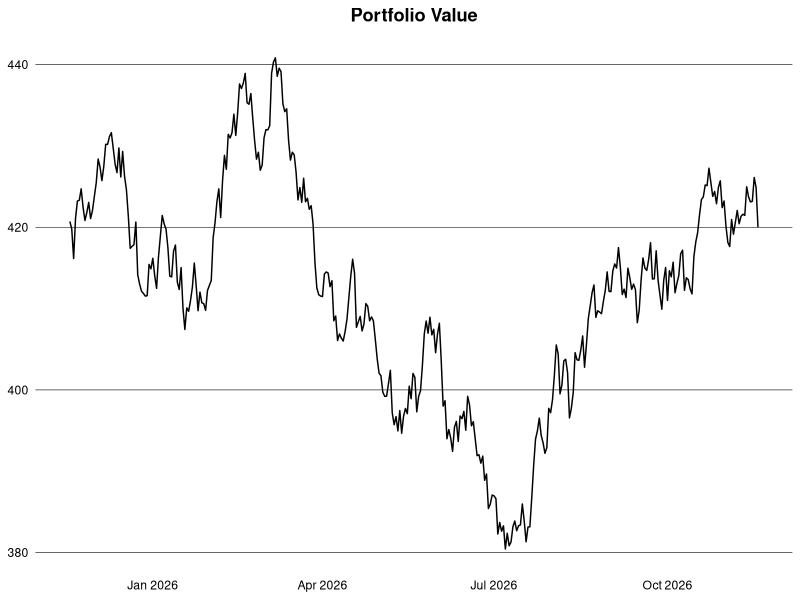
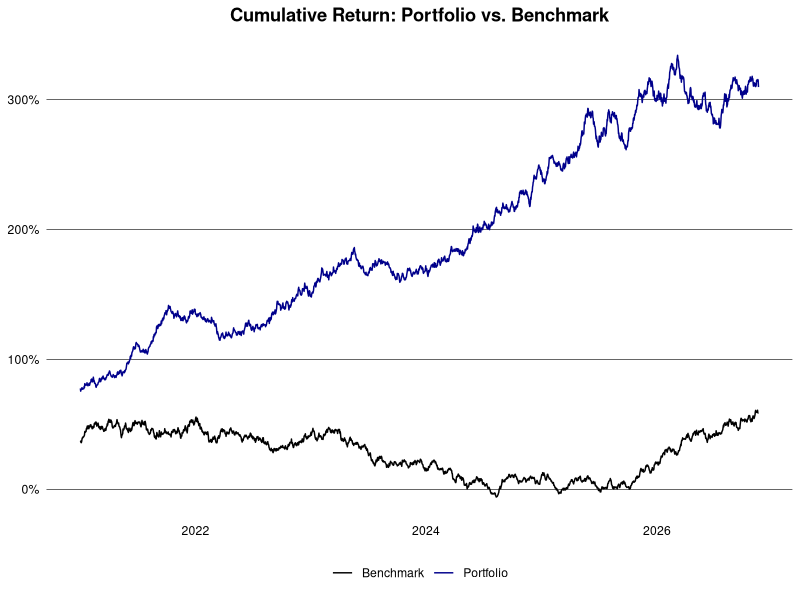
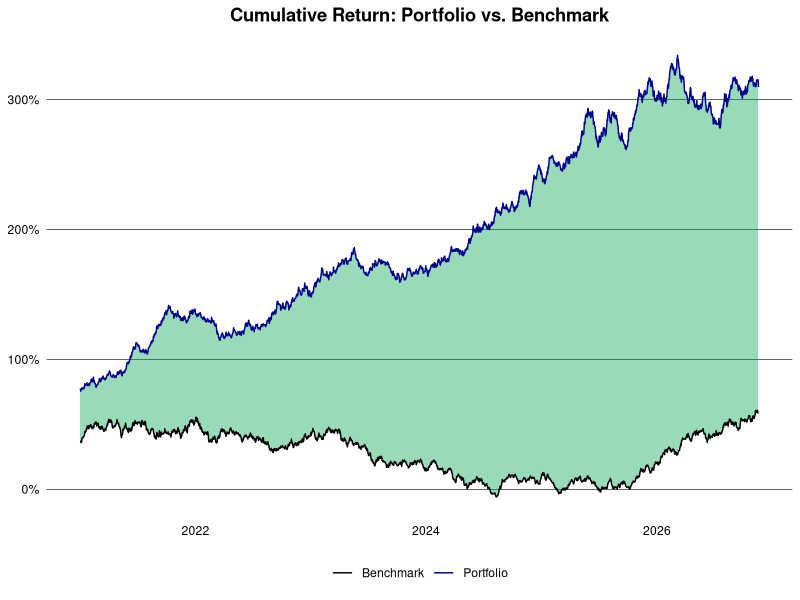

Generate these figures, in order, with R:
## ---- chunk 1
library(clock)
library(data.table)
library(ggplot2)
## ---- chunk 2
set.seed(1994L)

generate_prices <- function(ticker, start_date, end_date) {
  dates <- seq.Date(as.Date(start_date), as.Date(end_date), by = "days")
  n <- length(dates)
  prices <- cumprod(1 + rnorm(n, mean = 0.0005, sd = 0.01)) * 100
  data.table(
    ticker = ticker,
    date = dates,
    price = prices
  )
}

generate_benchmark <- function(start_date, end_date) {
  dates <- seq.Date(as.Date(start_date), as.Date(end_date), by = "days")
  n <- length(dates)
  prices <- cumprod(1 + rnorm(n, mean = 0.0003, sd = 0.008)) * 3000
  data.table(
    ticker = "SP500",
    date = dates,
    price = prices
  )
}

ticker <- c("AAPL", "GOOGL", "MSFT", "AMZN")
start_date <- "2015-01-01"
end_date <- Sys.Date()

dt <- lapply(ticker, generate_prices, start_date, end_date) |> rbindlist()
alloc <- data.table(
  ticker = ticker,
  weight = c(0.4, 0.3, 0.2, 0.1),
  country = c("USA", "USA", "USA", "USA")
)
dt <- dt[alloc, on = "ticker"]
head(dt)
## ---- chunk 3
logret <- function(x) {
  x <- log(x)
  x - shift(x)
}

dt <- dt |>
  setorder(ticker, date) |>
  _[, let(ret = price / shift(price) - 1, log_ret = logret(price)), by = ticker] |>
  na.omit("ret") |>
  _[, let(wret = ret * weight, value = price * weight)]
head(dt)
## ---- chunk 4
#| dpi = 300
dt |>
  _[date >= add_months(end_date, -12L), .(value = sum(value)), by = date] |>
  ggplot(aes(x = date, y = value)) +
  geom_line() +
  theme_minimal() +
  theme(
    plot.title = element_text(face = "bold", hjust = 0.5),
    panel.grid.major.y = element_line(color = "black", linewidth = 0.2),
    panel.grid.major.x = element_blank(),
    panel.grid.minor = element_blank(),
    axis.text = element_text(color = "black"),
    axis.title = element_blank()
  ) +
  labs(title = "Portfolio Value")
## ---- chunk 5
ret_week <- dt[, .(ret = prod(1 + ret) - 1), by = .(ticker, year(date), week(date))]
ret_month <- dt[, .(ret = prod(1 + ret) - 1), by = .(ticker, yearmon(date))]
ret_year <- dt[, .(ret = prod(1 + ret) - 1), by = .(ticker, year(date))]
head(ret_year)
## ---- chunk 6
port_ret_week <- dt[, .(ret = prod(1 + wret) - 1), by = .(year(date), week(date))]
port_ret_month <- dt[, .(ret = prod(1 + wret) - 1), by = .(yearmon(date))]
port_ret_year <- dt[, .(ret = prod(1 + wret) - 1), by = year(date)]
head(port_ret_year)
## ---- chunk 7
bmr <- generate_benchmark(start_date, end_date) |>
  setorder(date) |>
  _[, ret := price / shift(price) - 1] |>
  na.omit("ret")

port <- dt |>
  _[, .(ret = prod(1 + wret) - 1, ticker = "Portfolio"), by = date] |>
  rbind(bmr[, .(ticker, date, ret)]) |>
  setorder(ticker, date) |>
  _[, cum_ret := cumprod(1 + ret) - 1, by = ticker] |>
  _[, ticker := fifelse(ticker == "Portfolio", ticker, "Benchmark")]
## ---- chunk 8
#| dpi = 300
port |>
  _[date > "2021-01-01"] |>
  ggplot(aes(x = date, y = cum_ret, color = ticker)) +
  geom_line() +
  theme_minimal() +
  theme(
    plot.title = element_text(face = "bold", hjust = 0.5),
    panel.grid.major.y = element_line(color = "black", linewidth = 0.2),
    panel.grid.major.x = element_blank(),
    panel.grid.minor = element_blank(),
    axis.text = element_text(color = "black"),
    axis.title = element_blank(),
    legend.title = element_blank(),
    legend.position = "bottom"
  ) +
  scale_color_manual(values = c("Portfolio" = "darkblue", "Benchmark" = "black")) +
  scale_y_continuous(labels = scales::percent_format(accuracy = 2L)) +
  labs(title = "Cumulative Return: Portfolio vs. Benchmark")
## ---- chunk 9
#| dpi = 300
# TODO: remove the legend with T/F and bmr/port labels
perf <- port |>
  dcast(date ~ ticker, value.var = "cum_ret") |>
  setnames(tolower) |>
  _[, diff := portfolio - benchmark]

perf |>
  _[date > "2021-01-01"] |>
  ggplot(aes(x = date)) +
  geom_ribbon(
    aes(
      ymin = pmin(portfolio, benchmark),
      ymax = pmax(portfolio, benchmark),
      fill = diff > 0
    ),
    alpha = 0.4,
    show.legend = FALSE
  ) +
  geom_line(aes(y = portfolio, color = "Portfolio")) +
  geom_line(aes(y = benchmark, color = "Benchmark")) +
  scale_color_manual(values = c("Portfolio" = "darkblue", "Benchmark" = "black")) +
  scale_fill_manual(values = c("TRUE" = "#00A651", "FALSE" = "#FF0000")) +
  scale_y_continuous(labels = scales::percent_format(accuracy = 2L)) +
  labs(title = "Cumulative Return: Portfolio vs. Benchmark") +
  theme_minimal() +
  theme(
    plot.title = element_text(face = "bold", hjust = 0.5),
    panel.grid.major.y = element_line(color = "black", linewidth = 0.2),
    panel.grid.major.x = element_blank(),
    panel.grid.minor = element_blank(),
    axis.text = element_text(color = "black"),
    axis.title = element_blank(),
    legend.title = element_blank(),
    legend.position = "bottom"
  )
## ---- chunk 10

## ---- chunk 11
vola <- dt[, .(daily_vola = sd(log_ret)), by = .(ticker, year(date))] |>
  _[, let(
    weekly_vola = daily_vola * sqrt(5L),
    monthly_vola = daily_vola * sqrt(21L),
    yearly_vola = daily_vola * sqrt(252L)
  )]
head(vola)
## ---- chunk 12
wgt <- alloc$weight
cov_mat <- dt |>
  dcast(date ~ ticker, value.var = "log_ret") |>
  _[, date := NULL] |>
  cov(use = "pairwise.complete.obs")
port_risk <- sqrt(t(wgt) %*% cov_mat %*% wgt)
port_risk
